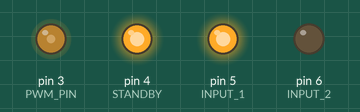
This program was run on a simulated Teensy 3. Parts: output pins drawn as LEDs (lit = HIGH). Random numbers use the default seed unless the program sets one.

Above: at 0.1 s.
At 4.1 s:
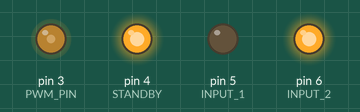
At 25.1 s:
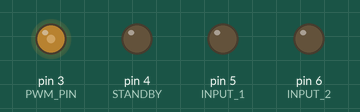
At 42.87 s:
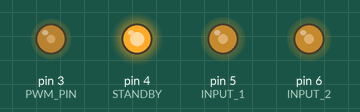
Timing chart, 0 to 45.0 s (numbered marks = the images above):
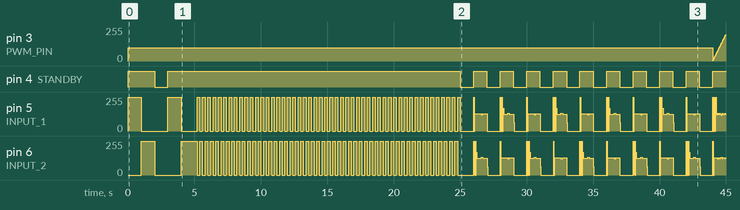

Measured:
- by itself, pin 4 (STANDBY): goes LOW 1.0 s, HIGH 22.0 s, 9 × (LOW 1.0 s, HIGH 0.99 s), LOW 1.0 s, then HIGH
- by itself, pin 5 (INPUT_1): 255/255 → 0/255 at 1.0 s, → 255/255 2.0 s later, → 0/255 1.0 s later, → 255/255 1.2 s later, … (263 changes in this stretch)
- by itself, pin 6 (INPUT_2): 255/255 → 0/255 at 2.0 s, → 255/255 2.0 s later, → 0/255 1.2 s later, → 255/255 0.20 s later, … (259 changes in this stretch)

The program:

main.cpp
```cpp
#include <Arduino.h>

#define PWM_PIN 3
#define STANDBY 4
#define INPUT_1 5
#define INPUT_2 6

#define PWM_MAXVALUE 100


#define EFFECT_LIST 9
#define MAX_TIME 20
#define MIN_TIME 10

#define BREATHE_OFF 0
#define BREATHE_ALL 1
#define BREATHE_ALT 2
#define BREATHE_ALL_CORR 3
#define BREATHE_ALT_CORR 4

uint8_t pwm_gamma[] = {0, 0, 0, 2, 3, 5, 8, 11, 15, 19, 23, 28, 33, 38, 44, 50, 56, 63, 70, 77, 84, 92, 99, 107, 115, 123, 131,
                   138, 146, 154, 162, 169, 176, 184, 191, 197, 204, 210, 216, 221, 226, 231, 236, 240, 243, 246, 249, 251,
                   253, 254, 255, 255, 255, 254, 253, 251, 249, 246, 243, 240, 236, 231, 226, 221, 216, 210, 204, 197, 191,
                   184, 176, 169, 162, 154, 146, 138, 131, 123, 115, 107, 99, 92, 84, 77, 70, 63, 56, 50, 44, 38, 33, 28,
                   23, 19, 15, 11, 8, 5, 3, 2, 0, 0};
uint8_t pwm_idx;
#define PWM_GAMMA_SIZE 102
uint8_t gamma_pause;
#define MAX_GAMMA_PAUSE 10
uint8_t max_gamma;

IntervalTimer pulse_timer;
IntervalTimer delay_timer;

uint8_t pwm_value;
boolean pwm_direction;
boolean toggle = false;

int pwm_delay_count;
int pwm_delay;

volatile uint8_t effect_idx = 0;
volatile bool pulse_tick = false;
volatile uint8_t duration = MAX_TIME;
volatile bool blink_flag = false;
volatile uint8_t breathe_flag = 0;
uint8_t breath_count = 0;
volatile bool delay_tick = false;


void pulse_handler() {
  pulse_tick = true;
}

void delay_handler() {
  delay_tick = true;
}

void set_pulse_rate(unsigned int frequency) {
    pulse_timer.update(1000000/frequency);
}


uint8_t next_random(uint8_t min, uint8_t max, uint8_t last_value){
    uint8_t result = last_value;
    while( result == last_value ) {
        result = random(min, max);
    }
    return result;
}

void bank_one() {
  digitalWrite(INPUT_1, HIGH);
  digitalWrite(INPUT_2, LOW);
  digitalWrite(STANDBY, HIGH);
  analogWrite(PWM_PIN, pwm_value);
}

void bank_two() {
  digitalWrite(INPUT_1, LOW);
  digitalWrite(INPUT_2, HIGH);
  digitalWrite(STANDBY, HIGH);
  analogWrite(PWM_PIN, pwm_value);
}


void all_off() {
  digitalWrite(INPUT_1, LOW);
  digitalWrite(INPUT_2, LOW);
  digitalWrite(STANDBY, LOW);
}


void tock(void) {
    delay_tick = false;
    duration--;
    if ( duration == 0 ) {
        effect_idx = next_random(0, EFFECT_LIST, effect_idx);
        duration = next_random(MIN_TIME, MAX_TIME, duration);
        if (blink_flag) {
          pulse_timer.begin(pulse_handler, 10000); // 100Hz
        }
        blink_flag = false;
        breathe_flag = BREATHE_OFF;
        breath_count = 0;
        pwm_value = PWM_MAXVALUE-1;
        switch(effect_idx) {
            case 0 :
                set_pulse_rate(1); // 1 Hz
                break;
            case 1:
                set_pulse_rate(5); // 5 Hz
                break;
            case 2:
                set_pulse_rate(10); // 10 Hz
                break;
            case 3:
                set_pulse_rate(100); // All on
                break;
            case 4:
                set_pulse_rate(100); // Unison blink
                blink_flag = true;
                break;
            case 5:
                set_pulse_rate(100); // All breathe
                pwm_value = 0;
                breathe_flag = BREATHE_ALL;
                pwm_direction = true;
                pwm_idx = 0;
                break;
            case 6:
                set_pulse_rate(100); // Alt breathe
                pwm_value = 0;
                breathe_flag = BREATHE_ALT;
                pwm_direction = true;
                breath_count = 0;
                break;
            case 7:
                set_pulse_rate(100); // All breathe corrected
                pwm_value = 0;
                breathe_flag = BREATHE_ALL_CORR;
                pwm_direction = true;
                pwm_idx = 0;
                gamma_pause = 0;
                max_gamma = next_random(0, MAX_GAMMA_PAUSE, max_gamma);
                break;
            case 8:
                set_pulse_rate(100); // Alt breathe corrected
                pwm_value = 0;
                breathe_flag = BREATHE_ALT_CORR;
                pwm_direction = true;
                breath_count = 0;
                pwm_idx = 0;
                gamma_pause = 0;
                max_gamma = next_random(0, MAX_GAMMA_PAUSE, max_gamma);
                break;

            default:
                all_off();
                pulse_timer.end();
                break;
        }
    }
    if( blink_flag ){
        if(( duration % 2) == 0) {
            pulse_timer.begin(pulse_handler, 10000); // 100Hz
            set_pulse_rate(100);
        } else {
            all_off();
            pulse_timer.end();
            pulse_tick = false;
        }
    } else if ( breathe_flag) {

    }
}

void setup() {
  pinMode(STANDBY, OUTPUT);
  pinMode(INPUT_1, OUTPUT);
  pinMode(INPUT_2, OUTPUT);
  pinMode(PWM_PIN, OUTPUT);
  toggle = true;
  pwm_value = PWM_MAXVALUE-1;
  pwm_delay = 2;
  pwm_delay_count = 0;
  digitalWrite(INPUT_1, LOW);
  digitalWrite(INPUT_2, LOW);
  digitalWrite(STANDBY, LOW);

  // Quick check
  bank_one();
  delay(1000);
  bank_two();
  delay(1000);
  all_off();
  delay(1000);
  bank_one();
  delay(1000);
  bank_two();
  delay(1000);

  pulse_timer.begin(pulse_handler, 10000); // 100Hz
  delay_timer.begin(delay_handler, 1000000); // 1Hz

  set_pulse_rate(5); // Start off with 5Hz

  pwm_idx = 0;

}


void loop() {
  if ( delay_tick) {
    tock();
  }

  if ( pulse_tick ) {

    pulse_tick = false;

    switch (breathe_flag){
      case BREATHE_ALT:
        if ( pwm_direction) {
          if (pwm_value < 200) {
            pwm_value += 2;
          } else {
            breath_count++;
            pwm_direction = false;
          }
        } else {
          if ( pwm_value > 4) {
          pwm_value -= 2;
          } else {
            breath_count++;
            pwm_direction = true;
            if ( breath_count > 2) {
              breath_count = 0;
            }
          }
        }
        if ( breath_count < 2 ){
         bank_one();
        } else {
          bank_two();
        }
        break;
      case BREATHE_ALT_CORR:
        gamma_pause++;
        if( gamma_pause > max_gamma ){
          gamma_pause = 0;
          if ( pwm_idx > PWM_GAMMA_SIZE-1 ) {
            pwm_idx = 0;
            breath_count++;
            if ( breath_count > 1 ) {
              breath_count = 0;
            }
          }
          pwm_value = pwm_gamma[pwm_idx];
          pwm_idx++;
        }
        if ( breath_count < 1 ){
         bank_one();
        } else {
          bank_two();
        }
        break;
      case BREATHE_ALL:
        if ( pwm_direction) {
          if (pwm_value < 200) {
            pwm_value += 2;
          } else {
            pwm_direction = false;
          }
        } else {
          if ( pwm_value > 4) {
          pwm_value -= 2;
          } else {
            pwm_direction = true;
          }
        }
        if ( toggle ) {
          bank_one();
        } else {
          bank_two();
        }
        toggle ^= 1;
        break;
      case BREATHE_ALL_CORR:
        gamma_pause++;
        if( gamma_pause > max_gamma ){
          gamma_pause = 0;
          pwm_value = pwm_gamma[pwm_idx];
          pwm_idx++;
          if ( pwm_idx >= PWM_GAMMA_SIZE ) {
            pwm_idx = 0;
          }
        }
      default:
        if ( toggle ) {
          bank_one();
        } else {
          bank_two();
        }
        toggle ^= 1;
    }
  }

}
```
